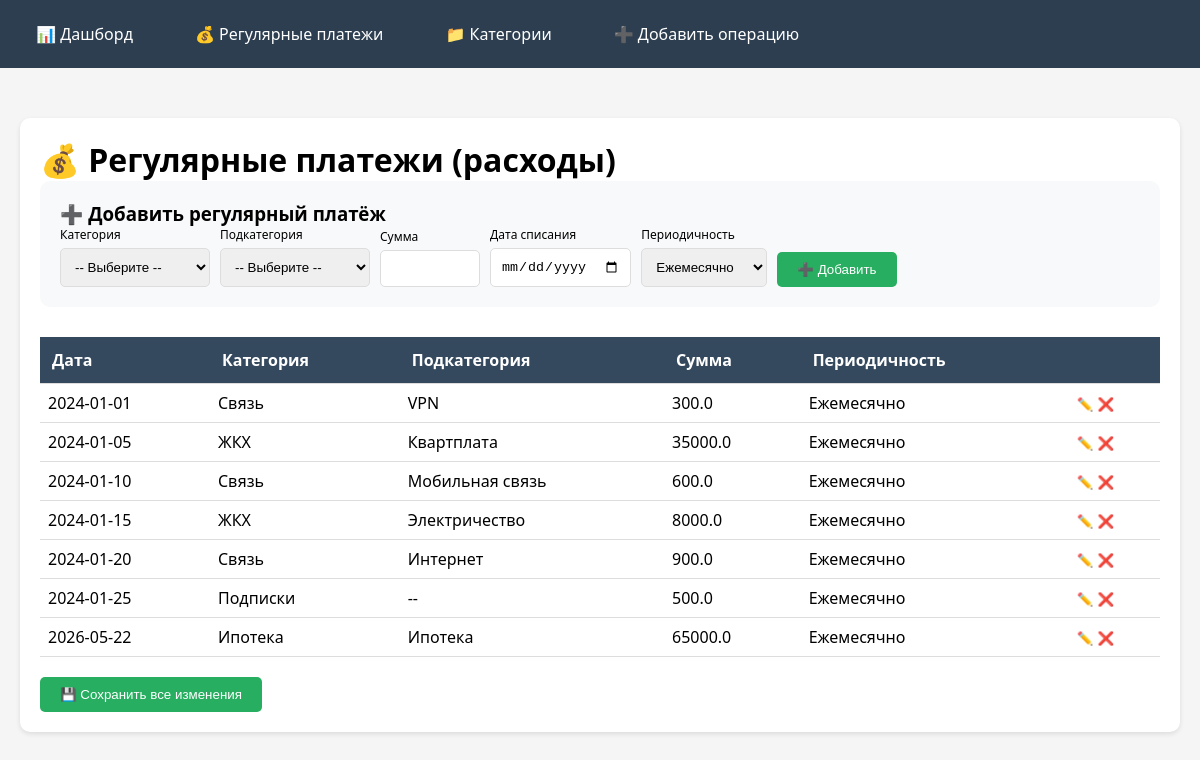
The app's page /regular, older data.
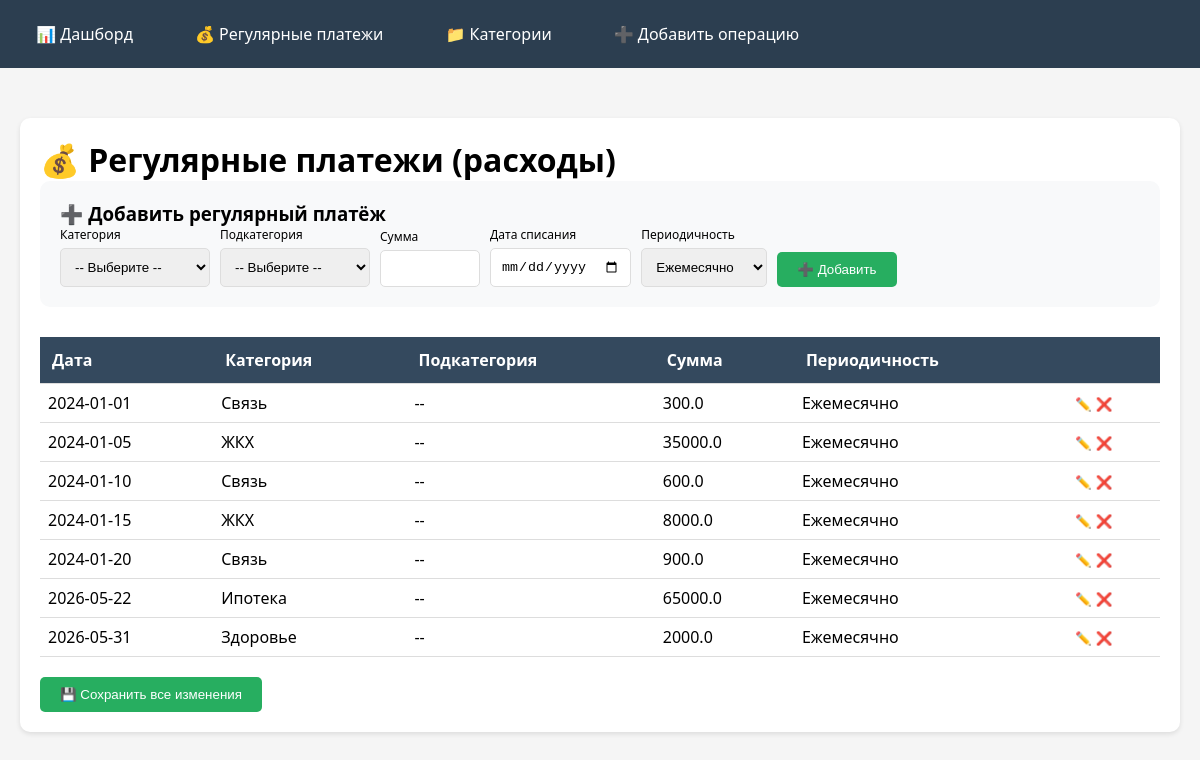
The same page, newer data.
### tables this page shows
CREATE TABLE regular_payments (
                id INTEGER PRIMARY KEY AUTOINCREMENT,
                amount REAL NOT NULL
            , day INTEGER DEFAULT 1, category TEXT DEFAULT "", subcategory TEXT DEFAULT "", interval TEXT DEFAULT "monthly");

### routes/regular.py (the view, shortened to what this page needs)
    @app.route('/regular', methods=['GET', 'POST'])
    def regular():
        with get_db() as conn:
            expense_cats = {}
            expense_main = conn.execute('''
                SELECT * FROM categories WHERE parent_id IS NULL AND type = 'Расход' ORDER BY name
            ''').fetchall()
            for cat in expense_main:
                subcats = conn.execute('''
                    SELECT name FROM categories WHERE parent_id = ? ORDER BY name
                ''', (cat['id'],)).fetchall()
                expense_cats[cat['name']] = [s['name'] for s in subcats]
            payments = conn.execute('SELECT * FROM regular_payments ORDER BY day, category, subcategory').fetchall()
        return render_template('regular.html', payments=payments, expense_categories=expense_cats)

### database.py (called while the page is built)
def get_db():
    conn = sqlite3.connect('finance.db')
    conn.row_factory = sqlite3.Row
    return conn

### routes/regular.py (called while the page is built, shortened)
def register_routes(app):
    @app.route('/regular', methods=['GET', 'POST'])
    def regular():
        with get_db() as conn:
            expense_cats = {}
            expense_main = conn.execute('''
                SELECT * FROM categories WHERE parent_id IS NULL AND type = 'Расход' ORDER BY name
            ''').fetchall()
            for cat in expense_main:
                subcats = conn.execute('''
                    SELECT name FROM categories WHERE parent_id = ? ORDER BY name
                ''', (cat['id'],)).fetchall()
                expense_cats[cat['name']] = [s['name'] for s in subcats]
            payments = conn.execute('SELECT * FROM regular_payments ORDER BY day, category, subcategory').fetchall()
        return render_template('regular.html', payments=payments, expense_categories=expense_cats)

### templates/regular.html (shortened to what this page needs)
{% extends "base.html" %}
{% block content %}
<div class="card">
    <h1>💰 Регулярные платежи (расходы)</h1>
    <div style="margin-bottom: 30px; padding: 20px; background: #f8f9fa; border-radius: 10px;">
        <h3>➕ Добавить регулярный платёж</h3>
        <form method="POST" style="display: flex; gap: 10px; flex-wrap: wrap; align-items: flex-end;">
            <div>
                <label style="display: block; font-size: 12px;">Категория</label>
                <select name="add_category" id="add_category" required style="width: 150px;">
                    <option value="">-- Выберите --</option>
                </select>
            </div>
            <div>
                <label style="display: block; font-size: 12px;">Подкатегория</label>
                <select name="add_subcategory" id="add_subcategory" style="width: 150px;">
                    <option value="">-- Выберите --</option>
                </select>
            </div>
            <div>
                <label style="display: block; font-size: 12px;">Сумма</label>
                <input type="number" name="add_amount" step="0.01" required style="width: 100px;">
            </div>
            <div>
                <label style="display: block; font-size: 12px;">Дата списания</label>
                <input type="date" name="add_day" required>
            </div>
            <div>
                <label style="display: block; font-size: 12px;">Периодичность</label>
                <select name="add_interval">
                    <option value="monthly" selected>Ежемесячно</option>
                </select>
            </div>
            <div>
                <button type="submit" class="btn btn-success">➕ Добавить</button>
            </div>
        </form>
    </div>
    <form method="POST" id="mainForm">
        <table style="width:100%; border-collapse:collapse;">
            <thead>
                <tr><th>Дата</th><th>Категория</th><th>Подкатегория</th><th>Сумма</th><th>Периодичность</th><th></th></tr>
            </thead>
            <tbody>
                {% for p in payments %}
                <tr id="row-{{ p.id }}" class="payment-row">
                    <td style="padding:8px;" class="view-mode">
                        <span class="date-view">{{ p.day }}</span>
                    </td>
                    <td style="padding:8px;" class="view-mode">
                        <span class="category-view">{{ p.category or '--' }}</span>
                    </td>
                    <td style="padding:8px;" class="view-mode">
                        <span class="subcategory-view">{{ p.subcategory or '--' }}</span>
                    </td>
                    <td style="padding:8px;" class="view-mode">
                        <span class="amount-view">{{ p.amount }}</span>
                    </td>
                    <td style="padding:8px;" class="view-mode">
                        <span class="interval-view">
                            {% if p.interval == 'weekly' %}Еженедельно
                            {% elif p.interval == 'monthly' %}Ежемесячно
                            {% elif p.interval == 'yearly' %}Ежегодно
                            {% else %}{{ p.interval }}{% endif %}
                        </span>
                    </td>
                    <td style="padding:8px;">
                        <button type="button" class="edit-row-btn" data-id="{{ p.id }}" style="background:none; border:none; cursor:pointer;">✏️</button>
                        <button type="submit" name="delete_id" value="{{ p.id }}" class="delete" onclick="return confirm('Удалить?')" style="background:none; border:none; cursor:pointer; color:red;">❌</button>
                    </td>
                </tr>
                {% endfor %}
            </tbody>
        </table>
        <button type="submit" class="btn btn-success" style="margin-top:20px;" id="saveAllBtn">💾 Сохранить все изменения</button>
    </form>
</div>
{% endblock %}

### templates/base.html (shortened to what this page needs)
<!DOCTYPE html>
<html lang="ru">
<head>
    <link rel="stylesheet" href="{{ url_for('static', filename='css/style.css') }}">
</head>
<body>
    <div class="navbar">
        <div class="nav-container">
            <a href="{{ url_for('index') }}" class="nav-link">📊 Дашборд</a>
            <a href="{{ url_for('regular') }}" class="nav-link">💰 Регулярные платежи</a>
            <a href="{{ url_for('categories') }}" class="nav-link">📁 Категории</a>
            <a href="{{ url_for('add') }}" class="nav-link">➕ Добавить операцию</a>
        </div>
    </div>
    <div class="container">
        {% block content %}{% endblock %}
    </div>
</body>
</html>

### static/css/style.css (style rules this page uses)
* { margin: 0; padding: 0; box-sizing: border-box; }
body { font-family: 'Segoe UI', Tahoma, Geneva, Verdana, sans-serif; background: #f5f5f5; }
.container { max-width: 1400px; margin: 0 auto; padding: 20px; }
.navbar { background: #2c3e50; color: white; padding: 15px 0; margin-bottom: 30px; }
.nav-container { max-width: 1400px; margin: 0 auto; padding: 0 20px; display: flex; gap: 30px; flex-wrap: wrap; }
.nav-link { color: white; text-decoration: none; font-size: 16px; padding: 8px 16px; border-radius: 5px; transition: background 0.3s; }
.card { background: white; border-radius: 10px; padding: 20px; margin-bottom: 20px; box-shadow: 0 2px 5px rgba(0, 0, 0, 0.1); }
table { width: 100%; border-collapse: collapse; }
th, td { padding: 12px; text-align: left; border-bottom: 1px solid #ddd; }
th { background: #34495e; color: white; }
.btn { display: inline-block; background: #3498db; color: white; padding: 10px 20px; text-decoration: none; border-radius: 5px; border: none; cursor: pointer; transition: background 0.3s; }
.btn-success { background: #27ae60; }
.delete { color: #e74c3c; text-decoration: none; }
label { display: block; margin-bottom: 5px; font-weight: 500; }
input, select { width: 100%; padding: 10px; border: 1px solid #ddd; border-radius: 5px; }

Row changes from the older to the newer data that the page shows:
removed regular_payments: day "2024-01-25", category "Подписки", subcategory "--", amount "500.0", interval "Ежемесячно", {{ p.id }} 16 (drawn)
changed regular_payments (number 1 of 7 on the later page): subcategory "VPN" → "--"
changed regular_payments (number 2 of 7 on the later page): subcategory "Квартплата" → "--"
changed regular_payments (number 3 of 7 on the later page): subcategory "Мобильная связь" → "--"
changed regular_payments (number 4 of 7 on the later page): subcategory "Электричество" → "--"
changed regular_payments (number 5 of 7 on the later page): subcategory "Интернет" → "--"
changed regular_payments "Ипотека": subcategory "Ипотека" → "--"
added regular_payments: day "2026-05-31", category "Здоровье", subcategory "--", amount "2000.0", interval "Ежемесячно", {{ p.id }} 18 (drawn)
